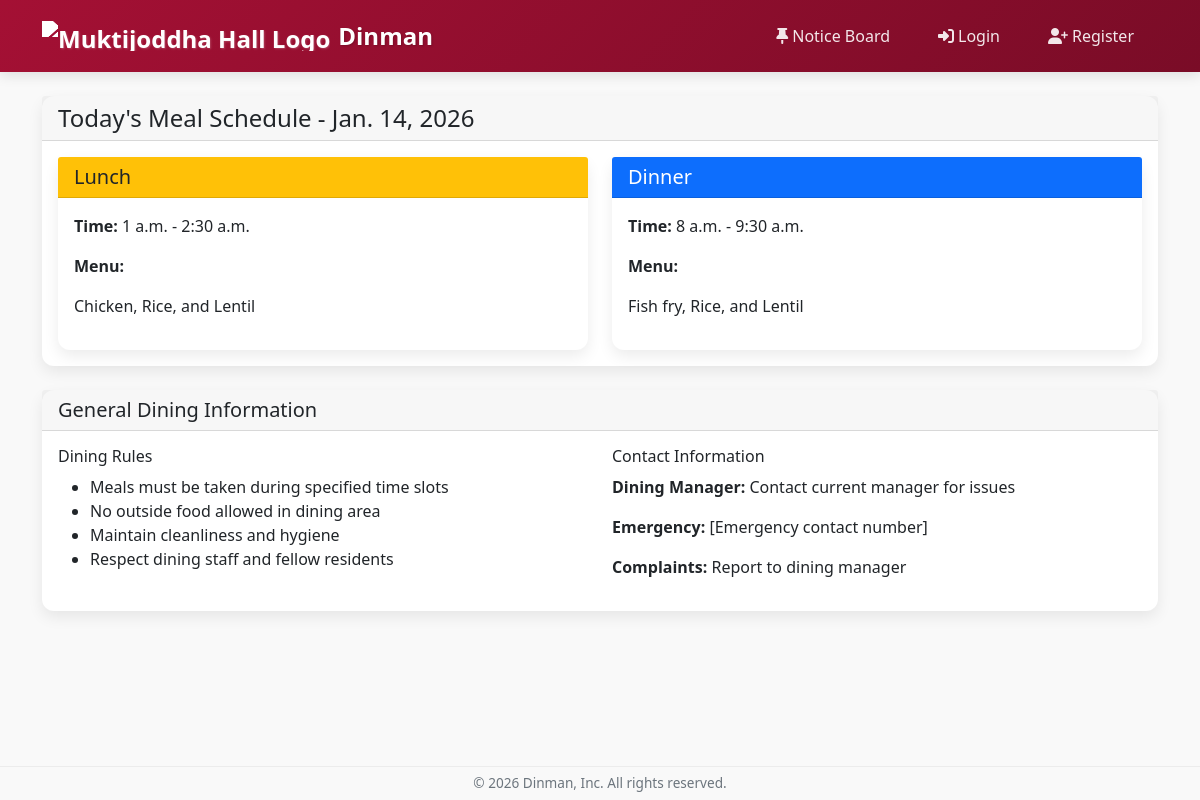
Page /meal-schedule/ on the committed database.
### dining/models.py (models this page shows, shortened)
class MealSchedule(models.Model):
    date = models.DateField(unique=True)
    noon_meal_items = models.TextField()
    dinner_meal_items = models.TextField()
    noon_start_time = models.TimeField()
    noon_end_time = models.TimeField()
    dinner_start_time = models.TimeField()
    dinner_end_time = models.TimeField()

### dining/views.py (the view)
# urls.py: path('meal-schedule/', views.meal_schedule, name='meal_schedule'),
def meal_schedule(request):
    today = timezone.now().date()
    schedule = MealSchedule.objects.filter(date=today).first()
    context = {
        'schedule': schedule,
        'today': today,
    }
    return render(request, 'dining/meal_schedule.html', context)

### dining/templates/dining/meal_schedule.html
{% extends 'base.html' %}
{% block content %}
<div class="container mt-4">
    <div class="card">
        <div class="card-header">
            <h4 class="mb-0">Today's Meal Schedule - {{ today }}</h4>
        </div>
        <div class="card-body">
            {% if schedule %}
            <div class="row">
                <div class="col-md-6">
                    <div class="card">
                        <div class="card-header bg-warning text-dark">
                            <h5 class="mb-0">Lunch</h5>
                        </div>
                        <div class="card-body">
                            <p><strong>Time:</strong> {{ schedule.noon_start_time }} - {{ schedule.noon_end_time }}</p>
                            <p><strong>Menu:</strong></p>
                            <p>{{ schedule.noon_meal_items|linebreaks }}</p>
                        </div>
                    </div>
                </div>
                <div class="col-md-6">
                    <div class="card">
                        <div class="card-header bg-primary text-white">
                            <h5 class="mb-0">Dinner</h5>
                        </div>
                        <div class="card-body">
                            <p><strong>Time:</strong> {{ schedule.dinner_start_time }} - {{ schedule.dinner_end_time }}</p>
                            <p><strong>Menu:</strong></p>
                            <p>{{ schedule.dinner_meal_items|linebreaks }}</p>
                        </div>
                    </div>
                </div>
            </div>
            {% else %}
            <div class="alert alert-info">
                <h5>No meal schedule found for today.</h5>
                <p class="mb-0">Please check with the dining manager for today's meal information.</p>
            </div>
            {% endif %}
        </div>
    </div>
    <div class="card mt-4">
        <div class="card-header">
            <h5 class="mb-0">General Dining Information</h5>
        </div>
        <div class="card-body">
            <div class="row">
                <div class="col-md-6">
                    <h6>Dining Rules</h6>
                    <ul>
                        <li>Meals must be taken during specified time slots</li>
                        <li>No outside food allowed in dining area</li>
                        <li>Maintain cleanliness and hygiene</li>
                        <li>Respect dining staff and fellow residents</li>
                    </ul>
                </div>
                <div class="col-md-6">
                    <h6>Contact Information</h6>
                    <p><strong>Dining Manager:</strong> Contact current manager for issues</p>
                    <p><strong>Emergency:</strong> [Emergency contact number]</p>
                    <p><strong>Complaints:</strong> Report to dining manager</p>
                </div>
            </div>
        </div>
    </div>
</div>
{% endblock %}

### dining/templates/base.html (style rules this page uses)
:root { --harvard-crimson: #A41034; --harvard-crimson-dark: #7A0C27; --harvard-crimson-light: #D13A5F; --accent-color: #FFD700; }
body { display: flex; flex-direction: column; min-height: 100vh; background-color: #f9f9f9; }
.card { border-radius: 12px; box-shadow: 0 6px 15px rgba(0, 0, 0, 0.08); border: none; transition: transform 0.3s, box-shadow 0.3s; }

### rows in the picture
MealSchedule: date "Jan. 14, 2026", noon_start_time "1 a.m.", noon_end_time "2:30 a.m.", noon_meal_items "Chicken, Rice, and Lentil", dinner_start_time "8 a.m.", dinner_end_time "9:30 a.m.", dinner_meal_items "Fish fry, Rice, and Lentil"
